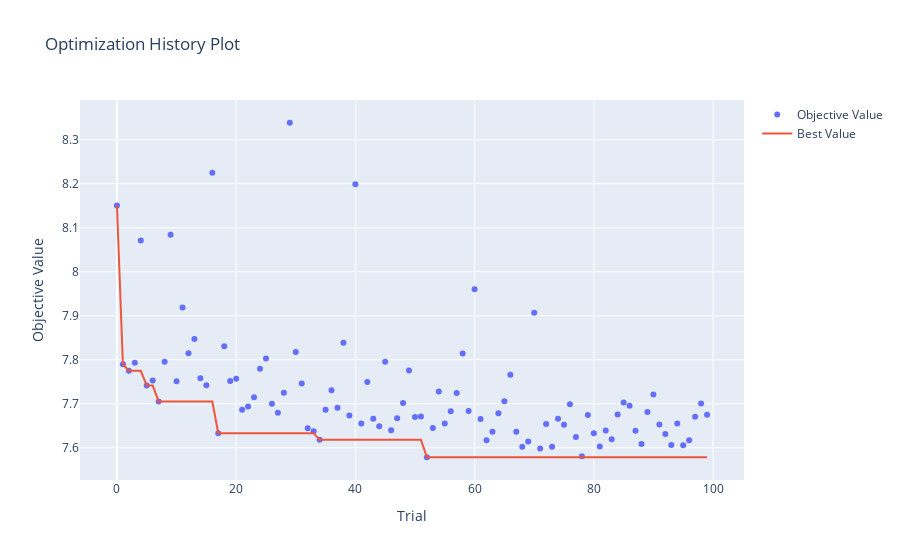
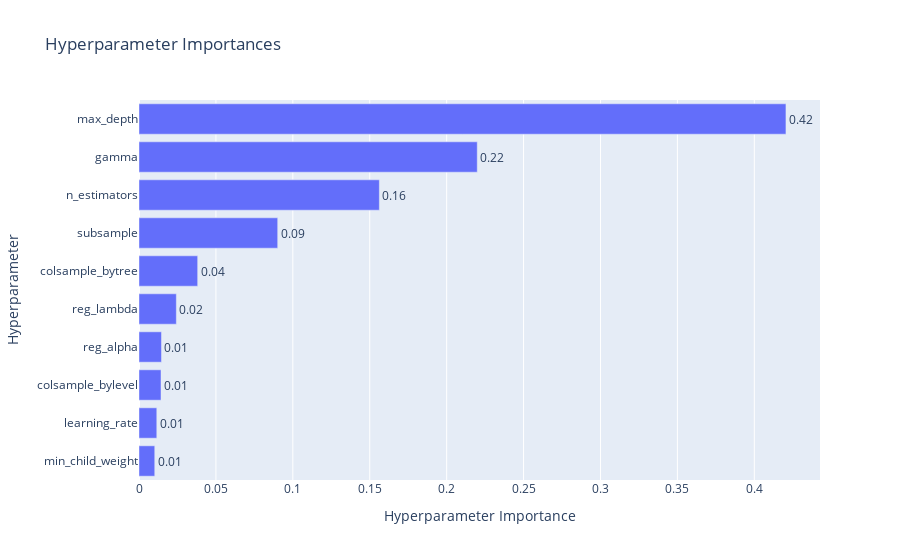

The code cell stored with these charts, in order, in its notebook:
### Code cell
import plotly
# Visualización 
optuna.visualization.plot_optimization_history(study).show()
optuna.visualization.plot_param_importances(study).show()

### Figure 1 — Plotly figure (JSON) as saved in the notebook; plotly's stock layout.template omitted (floating-point values rounded to 4 significant figures)
{"data": [{"mode": "markers", "name": "Objective Value", "type": "scatter", "x": [0, 1, 2, 3, 4, 5, 6, 7, 8, 9, 10, 11, 12, 13, 14, 15, 16, 17, 18, 19, 20, 21, 22, 23, 24, 25, 26, 27, 28, 29, 30, 31, 32, 33, 34, 35, 36, 37, 38, 39, 40, 41, 42, 43, 44, 45, 46, 47, 48, 49, 50, 51, 52, 53, 54, 55, 56, 57, 58, 59, 60, 61, 62, 63, 64, 65, 66, 67, 68, 69, 70, 71, 72, 73, 74, 75, 76, 77, 78, 79, 80, 81, 82, 83, 84, 85, 86, 87, 88, 89, 90, 91, 92, 93, 94, 95, 96, 97, 98, 99], "y": [8.151, 7.79, 7.775, 7.793, 8.071, 7.741, 7.753, 7.705, 7.795, 8.084, 7.751, 7.919, 7.815, 7.847, 7.758, 7.742, 8.225, 7.633, 7.83, 7.751, 7.757, 7.686, 7.694, 7.715, 7.779, 7.803, 7.7, 7.68, 7.725, 8.338, 7.817, 7.746, 7.644, 7.638, 7.618, 7.686, 7.731, 7.691, 7.838, 7.673, 8.199, 7.655, 7.749, 7.666, 7.649, 7.795, 7.64, 7.667, 7.702, 7.776, 7.67, 7.671, 7.578, 7.645, 7.728, 7.655, 7.683, 7.725, 7.814, 7.683, 7.96, 7.665, 7.617, 7.636, 7.678, 7.706, 7.766, 7.636, 7.603, 7.614, 7.907, 7.598, 7.654, 7.602, 7.666, 7.652, 7.699, 7.624, 7.581, 7.674, 7.633, 7.603, 7.639, 7.619, 7.676, 7.703, 7.695, 7.638, 7.608, 7.681, 7.721, 7.653, 7.631, 7.606, 7.655, 7.605, 7.617, 7.671, 7.701, 7.675]}, {"mode": "lines", "name": "Best Value", "type": "scatter", "x": [0, 1, 2, 3, 4, 5, 6, 7, 8, 9, 10, 11, 12, 13, 14, 15, 16, 17, 18, 19, 20, 21, 22, 23, 24, 25, 26, 27, 28, 29, 30, 31, 32, 33, 34, 35, 36, 37, 38, 39, 40, 41, 42, 43, 44, 45, 46, 47, 48, 49, 50, 51, 52, 53, 54, 55, 56, 57, 58, 59, 60, 61, 62, 63, 64, 65, 66, 67, 68, 69, 70, 71, 72, 73, 74, 75, 76, 77, 78, 79, 80, 81, 82, 83, 84, 85, 86, 87, 88, 89, 90, 91, 92, 93, 94, 95, 96, 97, 98, 99], "y": [8.151, 7.79, 7.775, 7.775, 7.775, 7.741, 7.741, 7.705, 7.705, 7.705, 7.705, 7.705, 7.705, 7.705, 7.705, 7.705, 7.705, 7.633, 7.633, 7.633, 7.633, 7.633, 7.633, 7.633, 7.633, 7.633, 7.633, 7.633, 7.633, 7.633, 7.633, 7.633, 7.633, 7.633, 7.618, 7.618, 7.618, 7.618, 7.618, 7.618, 7.618, 7.618, 7.618, 7.618, 7.618, 7.618, 7.618, 7.618, 7.618, 7.618, 7.618, 7.618, 7.578, 7.578, 7.578, 7.578, 7.578, 7.578, 7.578, 7.578, 7.578, 7.578, 7.578, 7.578, 7.578, 7.578, 7.578, 7.578, 7.578, 7.578, 7.578, 7.578, 7.578, 7.578, 7.578, 7.578, 7.578, 7.578, 7.578, 7.578, 7.578, 7.578, 7.578, 7.578, 7.578, 7.578, 7.578, 7.578, 7.578, 7.578, 7.578, 7.578, 7.578, 7.578, 7.578, 7.578, 7.578, 7.578, 7.578, 7.578]}, {"marker": {"color": "#cccccc"}, "mode": "markers", "name": "Infeasible Trial", "showlegend": false, "type": "scatter", "x": [], "y": []}], "layout": {"title": {"text": "Optimization History Plot"}, "xaxis": {"title": {"text": "Trial"}}, "yaxis": {"title": {"text": "Objective Value"}}}}

### Figure 2 — Plotly figure (JSON) as saved in the notebook; plotly's stock layout.template omitted (floating-point values rounded to 4 significant figures)
{"data": [{"cliponaxis": false, "hovertemplate": ["min_child_weight (IntDistribution): 0.010238451225052358<extra></extra>", "learning_rate (FloatDistribution): 0.011562725266634865<extra></extra>", "colsample_bylevel (FloatDistribution): 0.014313396143644153<extra></extra>", "reg_alpha (FloatDistribution): 0.014604145233574284<extra></extra>", "reg_lambda (FloatDistribution): 0.02427460934192055<extra></extra>", "colsample_bytree (FloatDistribution): 0.038145808848979175<extra></extra>", "subsample (FloatDistribution): 0.09016281998612796<extra></extra>", "n_estimators (IntDistribution): 0.15624322766768484<extra></extra>", "gamma (FloatDistribution): 0.219886675882963<extra></extra>", "max_depth (IntDistribution): 0.4205681404034187<extra></extra>"], "name": "Objective Value", "orientation": "h", "text": ["0.01", "0.01", "0.01", "0.01", "0.02", "0.04", "0.09", "0.16", "0.22", "0.42"], "textposition": "outside", "type": "bar", "x": [0.01024, 0.01156, 0.01431, 0.0146, 0.02427, 0.03815, 0.09016, 0.1562, 0.2199, 0.4206], "y": ["min_child_weight", "learning_rate", "colsample_bylevel", "reg_alpha", "reg_lambda", "colsample_bytree", "subsample", "n_estimators", "gamma", "max_depth"]}], "layout": {"title": {"text": "Hyperparameter Importances"}, "xaxis": {"title": {"text": "Hyperparameter Importance"}}, "yaxis": {"title": {"text": "Hyperparameter"}}}}
